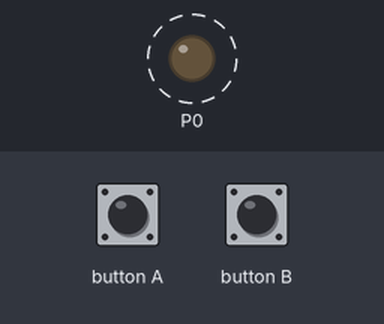
A program run on a simulated BBC micro:bit (MakeCode). On the bench: output pins drawn as LEDs (lit = HIGH). Dashed ring = blinking. Inputs (shaded band) come from the test bench.

Above: at 1.26 s.
1.3 s: button A pressed for 0.15 s
At 1.49 s:
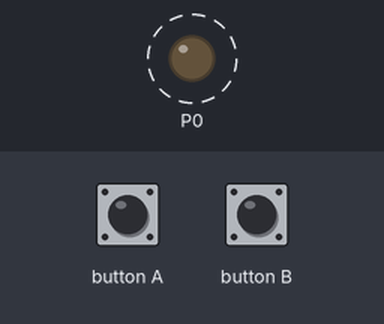
4.3 s: button B pressed for 0.15 s
At 4.64 s:
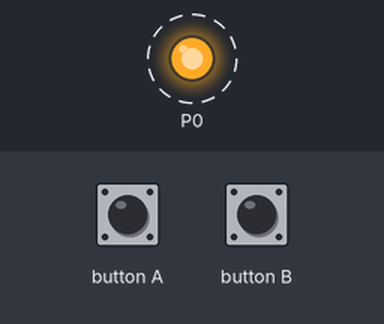
Timing chart, 0 to 13.3 s (numbered marks = the images above; inputs shaded):
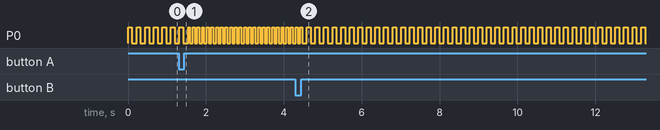

The program:

main.ts
```typescript
input.onButtonPressed(Button.A, function () {
    sleep_time = sleep_time - 50
    if (sleep_time < 0) {
        sleep_time = 0
    }
})
input.onButtonPressed(Button.B, function () {
    sleep_time = sleep_time + 50
    if (500 < sleep_time) {
        sleep_time = 500
    }
})
let sleep_time = 0
sleep_time = 100
basic.forever(function () {
    pins.digitalWritePin(DigitalPin.P0, 1)
    basic.pause(sleep_time)
    pins.digitalWritePin(DigitalPin.P0, 0)
    basic.pause(sleep_time)
})
```

test.ts
```typescript
// テストはここに来ます。このパッケージが拡張機能として使用されるときにはコンパイルされません。
```

Measured:
- after the input at 1.3 s, P0: alternates HIGH for 0.05 s and LOW for 0.07 s, starting after 0.29 s
- after the input at 4.3 s, P0: alternates HIGH for 0.10 s and LOW for 0.12 s, starting after 0.29 s
- by itself, P0: alternates HIGH for 0.10 s and LOW for 0.12 s
